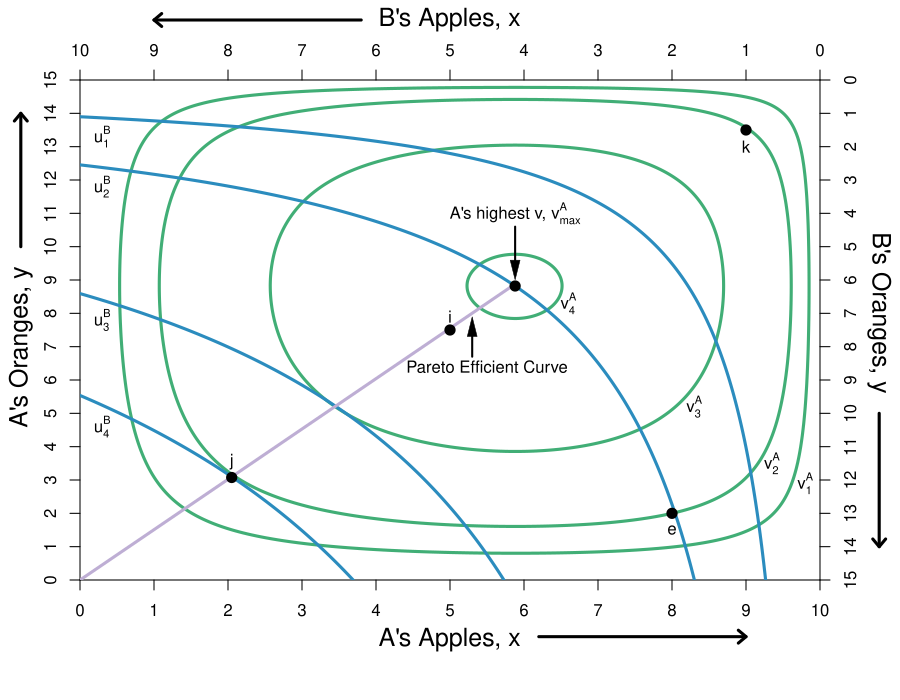

The script that saved this image:
#Graph Designer: Simon Halliday & Madeleine Wettach '20
#Authors: Bowles, Foley and Halliday
#Title: Microeconomics: Competition, Conflict and Coordination

require(shape)
pdf(file = "property/step_by_step_graphs_5/property_hg_he_step3.pdf", width = 9, height = 7)

#Set parameters for graphics
axislabelsize <- 1.5
graphlinewidth <- 3

COL <- c("#7fc97f", "#beaed4", "#fdc086", "#ffff99", "#386cb0", "#f0027f", "#bf5b17", "#666666")
COLA <- c("#99d8c9","#66c2a4","#41ae76", "#238b45", "#005824")
COLB <- c("#4eb3d3", "#2b8cbe", "#0868ac","#084081")

par(mar =  c(6, 4, 4, 4))

uA <- function(x, y) {
  0.5*log(x) + 0.5*log(y) + 0.35*log(10 - x) + 0.35*log(15 - y)
}

uB <- function(x, y) {
  0.5*log(10 - x) + 0.5*log(15 - y)
}

xlims <- c(0, 10)
ylims <- c(0, 15)

npts <- 501 
x <- seq(xlims[1], xlims[2], length.out = npts)
y <- seq(ylims[1], ylims[2], length.out = npts) 
a <- c(2.2, 2.526628, 2.9, 3.1)
b <- c(1.2, 1.618586, 2.08, 2.275)

#For B we need a utility where xA = 5.88, ya = 8.82 => corresponds to 1.618 above

plot(0, 0, xlim = xlims, ylim = ylims, type = "n",
     xlab = expression(paste("")),
     ylab = expression(paste("")), 
     xaxt = "n", 
     yaxt = "n", 
     cex.lab = axislabelsize, 
     bty = "n",
     xaxs="i", 
     yaxs="i")

ticksy <- seq(from = 0, to = 15, by = 1)
ylabels <- seq(from = 0, to = 15, by = 1)
ticksx <- seq(from = 0, to = 10, by = 1)
xlabels <- seq(from = 0, to = 10, by = 1)
axis(1, at = ticksx, pos = 0, labels = xlabels)
axis(2, at = ticksy, pos = 0, labels = ylabels, las = 0)

##iso welfare curves
contour(x, y, 
        outer(x, y, uA),
        drawlabels = FALSE,
        col = COLA[3],
        lwd = graphlinewidth,
        levels = a, 
        xaxs="i", 
        yaxs="i", 
        add = TRUE) 

mtext("A's Apples, x", side=1, line = 2.5, cex = axislabelsize)
text(-0.8, 7, expression(paste("A's Oranges, y")), xpd = TRUE, cex = axislabelsize, srt = 90) 

#Add arrows:
arrows(-0.8, 10, -0.8, 14, xpd = TRUE, length=0.1,angle=40,lwd=3)
arrows(6.2, -1.7, 9, -1.7, xpd = TRUE, length=0.1,angle=40,lwd=3)


contour(x, y, 
        outer(x, y, uB),
        drawlabels = FALSE,
        col = COLB[2],
        lwd = graphlinewidth,
        levels = b, 
        add = TRUE
) 

segments(0, 0, 5.88, 8.88, lty = 1, col = COL[2] , lwd = graphlinewidth)
text(5.5, 6.4, expression("Pareto Efficient Curve"))
Arrows(5.3, 6.7, 5.3, 7.6, col = "black", lty = 1, lwd = 2, arr.type = "triangle", arr.lwd = 0.5)

#Label the iso-welfare functions for the HG, Aisha
text(9.8, 2.9, expression(v[1]^A))
text(9.35, 3.5, expression(v[2]^A))
text(8.3, 5.2, expression(v[3]^A))
text(6.6, 8.3, expression(v[4]^A))

#Label the indifference curves for the HE, Betty
text(0.3, 13.3, expression(u[1]^B))
text(0.3, 11.8, expression(u[2]^B))
text(0.3, 7.8, expression(u[3]^B))
text(0.3, 4.6, expression(u[4]^B))

#A's bliss point - 3.1073 is the value of u
points(5.88, 8.82, pch = 16, col = "black", cex = 1.5)
text(5.88, 11, expression(paste("A's highest v, ", v[max]^A)))
Arrows(5.88, 10.6, 5.88, 9.3, col = "black", lty = 1, lwd = 2, arr.type = "triangle", arr.lwd = 0.5)

#Label point i. 
points(5, 7.5, pch = 16, col = "black", cex = 1.5)
text(5, 7.9, expression(paste("i")))

#Label two points for comparison
points(2.05, 3.075, pch = 16, col = "black", cex = 1.5)
text(2.05, 3.55, expression(paste("j")))
points(9, 13.5, pch = 16, col = "black", cex = 1.5)
text(9, 13, expression(paste("k")))

#Label two points for comparison
points(8, 2, pch = 16, col = "black", cex = 1.5)
text(8, 1.5, expression(paste("e")))



par(new = TRUE)

#Use the same x and ylims as previously, but with locations switched
xlims2 <- c(10, 0)
ylims2 <- c(15, 0)

#Leave the ylab and xlab blank to ensure no axes titles
plot(0, 0, xlim = xlims2, ylim = ylims2, type = "n",
     xlab = expression(paste("")),
     ylab = expression(paste("")),
     xaxt = "n", 
     yaxt = "n", 
     cex.lab = 1.3, 
     bty = "n",
     xaxs="i", 
     yaxs="i")

#Set up axes at sides 3 and 4 (top and right)
axis(side = 3, at = ticksx, pos = 0, labels = xlabels)
axis(side = 4, at = ticksy, pos = 0, labels = ylabels, las = 0)
mtext("B's Apples, x", side=3, line = 2.5, cex = axislabelsize)
text(-0.8, 7, expression(paste("B's Oranges, y")), xpd = TRUE, cex = axislabelsize, srt = 270) 

#Add arrows:
arrows(-0.8, 10, -0.8, 14, xpd = TRUE, length=0.1,angle=40,lwd=3)
arrows(6.2, -1.8, 9, -1.8, xpd = TRUE, length=0.1,angle=40,lwd=3)

dev.off()
